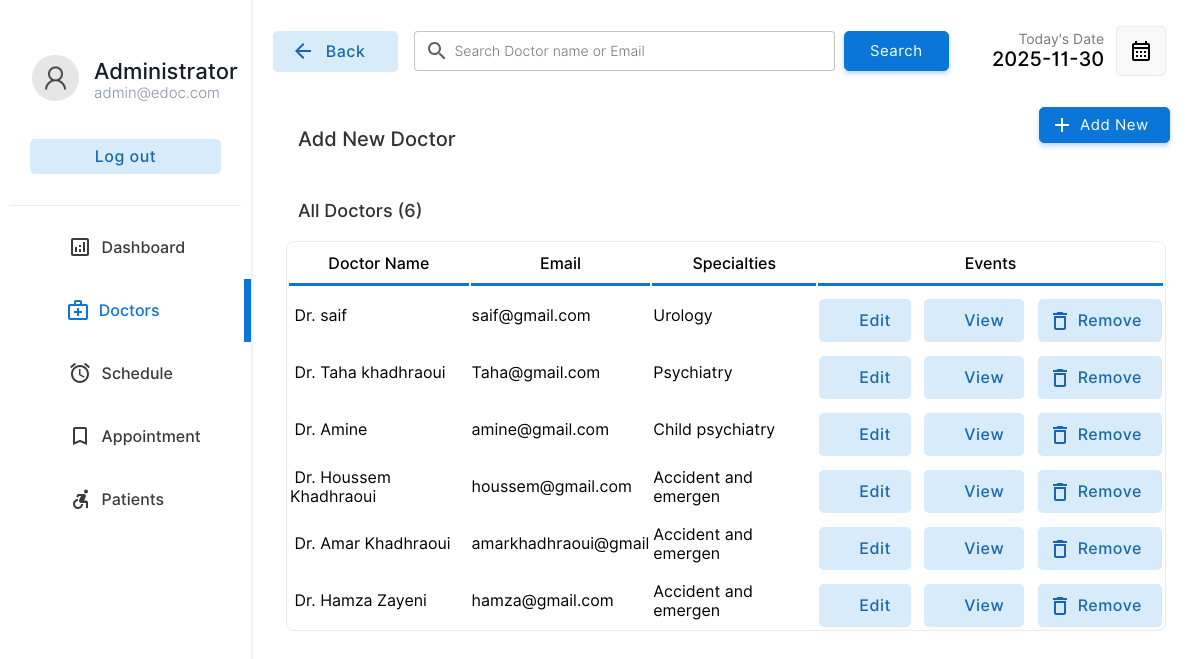
/doctor/doctors.php (signed in), run on the app's committed database.
### tables this page shows
CREATE TABLE IF NOT EXISTS `doctor` (
  `docid` int NOT NULL AUTO_INCREMENT,
  `docemail` varchar(255) DEFAULT NULL,
  `docname` varchar(255) DEFAULT NULL,
  `docpassword` varchar(255) DEFAULT NULL,
  `docnic` varchar(15) DEFAULT NULL,
  `doctel` varchar(15) DEFAULT NULL,
  `specialties` int DEFAULT NULL,
  PRIMARY KEY (`docid`),
  KEY `specialties` (`specialties`)
);

CREATE TABLE IF NOT EXISTS `specialties` (
  `id` int NOT NULL,
  `sname` varchar(50) DEFAULT NULL,
  PRIMARY KEY (`id`)
);

### doctor/doctors.php (the view, shortened to what this page needs)
<!DOCTYPE html>
<html lang="en">
<head>
    <link rel="stylesheet" href="../css/animations.css">
    <link rel="stylesheet" href="../css/main.css">
    <link rel="stylesheet" href="../css/admin.css">
</head>
<body>
    <?php
    include("../connection.php");
    ?>
    <div class="container">
        <div class="menu">
            <table class="menu-container" border="0">
                <tr>
                    <td style="padding:10px" colspan="2">
                        <table border="0" class="profile-container">
                            <tr>
                                <td width="30%" style="padding-left:20px" >
                                    <img src="../img/user.png" alt="" width="100%" style="border-radius:50%">
                                </td>
                                <td style="padding:0px;margin:0px;">
                                    <p class="profile-title">Administrator</p>
                                    <p class="profile-subtitle">admin@edoc.com</p>
                                </td>
                            </tr>
                            <tr>
                                <td colspan="2">
                                <a href="../logout.php" ><input type="button" value="Log out" class="logout-btn btn-primary-soft btn"></a>
                                </td>
                            </tr>
                    </table>
                    </td>
                </tr>
                <tr class="menu-row" >
                    <td class="menu-btn menu-icon-dashbord" >
                        <a href="index.php" class="non-style-link-menu"><div><p class="menu-text">Dashboard</p></a></div></a>
                <tr class="menu-row">
                    <td class="menu-btn menu-icon-doctor menu-active menu-icon-doctor-active">
                        <a href="doctors.php" class="non-style-link-menu non-style-link-menu-active"><div><p class="menu-text">Doctors</p></a></div>
                <tr class="menu-row" >
                    <td class="menu-btn menu-icon-schedule">
                        <a href="schedule.php" class="non-style-link-menu"><div><p class="menu-text">Schedule</p></div></a>
                    </td>
                </tr>
                <tr class="menu-row">
                    <td class="menu-btn menu-icon-appoinment">
                        <a href="appointment.php" class="non-style-link-menu"><div><p class="menu-text">Appointment</p></a></div>
                    </td>
                </tr>
                <tr class="menu-row" >
                    <td class="menu-btn menu-icon-patient">
                        <a href="patient.php" class="non-style-link-menu"><div><p class="menu-text">Patients</p></a></div>
                    </td>
                </tr>
        <div class="dash-body">
            <table border="0" width="100%" style=" border-spacing: 0;margin:0;padding:0;margin-top:25px; ">
                <tr >
                    <td width="13%">
                        <a href="doctors.php" ><button  class="login-btn btn-primary-soft btn btn-icon-back"  style="padding-top:11px;padding-bottom:11px;margin-left:20px;width:125px"><font class="tn-in-text">Back</font></button></a>
                    </td>
                    <td>
                        <form action="" method="post" class="header-search">
                            <input type="search" name="search" class="input-text header-searchbar" placeholder="Search Doctor name or Email" list="doctors">&nbsp;&nbsp;
                            <?php
                                $list11 = $database->query("select  docname,docemail from  doctor;");
?>
                            <input type="Submit" value="Search" class="login-btn btn-primary btn" style="padding-left: 25px;padding-right: 25px;padding-top: 10px;padding-bottom: 10px;">
                        </form>
                    </td>
                    <td width="15%">
                        <p style="font-size: 14px;color: rgb(119, 119, 119);padding: 0;margin: 0;text-align: right;">
                            Today's Date
                        </p>
                        <p class="heading-sub12" style="padding: 0;margin: 0;">
                            <?php
                        $date = date('Y-m-d');
                        echo $date;
                        ?>
                        </p>
                    </td>
                    <td width="10%">
                        <button  class="btn-label"  style="display: flex;justify-content: center;align-items: center;"><img src="../img/calendar.svg" width="100%"></button>
                    </td>
                </tr>
                <tr >
                    <td colspan="2" style="padding-top:30px;">
                        <p class="heading-main12" style="margin-left: 45px;font-size:20px;color:rgb(49, 49, 49)">Add New Doctor</p>
                    </td>
                    <td colspan="2">
                        <a href="?action=add&id=none&error=0" class="non-style-link"><button  class="login-btn btn-primary btn button-icon"  style="display: flex;justify-content: center;align-items: center;margin-left:75px;background-image: url('../img/icons/add.svg');">Add New</font></button>
                            </a></td>
                </tr>
                <tr>
                    <td colspan="4" style="padding-top:10px;">
                        <p class="heading-main12" style="margin-left: 45px;font-size:18px;color:rgb(49, 49, 49)">All Doctors (<?php echo $list11->num_rows; ?>)</p>
                    </td>
                </tr>
                <?php
                    if($_POST){
                        $keyword=$_POST["search"];
                        $sqlmain= "select * from doctor where docemail='$keyword' or docname='$keyword' or docname like '$keyword%' or docname like '%$keyword' or docname like '%$keyword%'";
                    }else{
                        $sqlmain= "select * from doctor order by docid desc";
                    }
                ?>
                <tr>
                   <td colspan="4">
                       <center>
                        <div class="abc scroll">
                        <table width="93%" class="sub-table scrolldown" border="0">
                        <thead>
                        <tr>
                                <th class="table-headin">
                                Doctor Name
                                </th>
                                <th class="table-headin">
                                    Email
                                </th>
                                <th class="table-headin">
                                    Specialties
                                </th>
                                <th class="table-headin">
                                    Events
                                </tr>
                        </thead>
                        <tbody>
                            <?php
                                $result= $database->query($sqlmain);
                                if($result->num_rows==0){
                                    echo '<tr>
                                    <td colspan="4">
                                    <br><br><br><br>
                                    <center>
                                    <img src="../img/notfound.svg" width="25%">
                                    <br>
                                    <p class="heading-main12" style="margin-left: 45px;font-size:20px;color:rgb(49, 49, 49)">We  couldnt find anything related to your keywords !</p>
                                    <a class="non-style-link" href="doctors.php"><button  class="login-btn btn-primary-soft btn"  style="display: flex;justify-content: center;align-items: center;margin-left:20px;">&nbsp; Show all Doctors &nbsp;</font></button>
                                    </a>
                                    </center>
                                    <br><br><br><br>
                                    </td>
                                    </tr>';
                                }
                                else{
                                for ( $x=0; $x<$result->num_rows;$x++){
                                    $row=$result->fetch_assoc();
                                    $docid=$row["docid"];
                                    $name=$row["docname"];
                                    $email=$row["docemail"];
                                    $spe=$row["specialties"];
                                    $spcil_res= $database->query("select sname from specialties where id='$spe'");
                                    $spcil_array= $spcil_res->fetch_assoc();
                                    $spcil_name=$spcil_array["sname"];
                                    echo '<tr>
                                        <td> &nbsp;'.
                                        substr($name,0,30)
                                        .'</td>
                                        <td>
                                        '.substr($email,0,20).'
                                        </td>
                                        <td>
                                            '.substr($spcil_name,0,20).'
                                        </td>
                                        <td>
                                        <div style="display:flex;justify-content: center;">
                                        <a href="?action=edit&id='.$docid.'&error=0" class="non-style-link"><button  class="btn-primary-soft btn button-icon btn-edit"  style="padding-left: 40px;padding-top: 12px;padding-bottom: 12px;margin-top: 10px;"><font class="tn-in-text">Edit</font></button></a>
                                        &nbsp;&nbsp;&nbsp;
                                        <a href="?action=view&id='.$docid.'" class="non-style-link"><button  class="btn-primary-soft btn button-icon btn-view"  style="padding-left: 40px;padding-top: 12px;padding-bottom: 12px;margin-top: 10px;"><font class="tn-in-text">View</font></button></a>
                                       &nbsp;&nbsp;&nbsp;
                                       <a href="?action=drop&id='.$docid.'&name='.$name.'" class="non-style-link"><button  class="btn-primary-soft btn button-icon btn-delete"  style="padding-left: 40px;padding-top: 12px;padding-bottom: 12px;margin-top: 10px;"><font class="tn-in-text">Remove</font></button></a>
                                        </div>
                                        </td>
                                    </tr>';
                                }
                            }
                            ?>
                            </tbody>
                        </table>
                        </div>
                        </center>
                   </td>
                </tr>
            </table>
        </div>
</body>
</html>

### css/main.css (style rules this page uses)
:root { --primarycolor: #0A76D8; --primarycolorhover: #006dd3; --btnice:#D8EBFA; --btnnicetext:#1b62b3; }
body { margin: 0; padding: 0; border-spacing: 0; font-family: 'Inter', sans-serif; }
.input-text { border-radius: 4px; border: 0.5px solid rgb(226, 226, 226); padding: 10px; width: 92%; transition: 0.2s; outline: none; }
.input-text { border: 1px solid #e9ecef; font-size: 14px; line-height: 26px; background-color: #fff; display: block; width: 100%; padding: .375rem .75rem; font-weight: 300; line-height: 1.5; color: #212529; background-color: #fff; background-clip: padding-box; -webkit-appearance: none; -moz-appearance: none; appearance: none; border-radius: .25rem; transition: border-color .15s ease-in-out,box-shadow .15s ease-in-out; }
.input-text::placeholder { font-family: 'Inter', sans-serif; }
.btn { cursor: pointer; padding: 8px 20px; outline: none; text-decoration: none; font-size: 15px; letter-spacing: 0.5px; transition: all 0.3s; border-radius: 5px; font-family: 'Inter', sans-serif; }
.btn-primary { background-color: var(--primarycolor) ; border: 1px solid var(--primarycolor) ; color: #fff ; box-shadow: 0 3px 5px 0 rgba(57,108,240,0.3); }
.btn-primary-soft { background-color: #D8EBFA ; color: #1969AA; font-weight: 500; font-size: 16px; border: none; }
.non-style-link:link, .non-style-link:visited, .non-style-link:hover, .non-style-link:active { text-decoration: none; color: rgb(43, 43, 43); }
.btn-label { margin-left: 10px; padding: 12px 12px; outline: none; text-decoration: none; font-size: 15px; letter-spacing: 0.5px; transition: all 0.3s; border-radius: 5px; background-color: #f0f0f073; border: 1px solid rgba(57,108,240,0.1) ; font-family: 'Inter', sans-serif; }
.sub-table { border: 1px solid #ebebeb; border-radius: 8px; }
.table-headin { font-size: 16px; font-weight: 500; padding: 10px; border-bottom: 3px solid var(--primarycolor); }
.abc { width: 100%; height: 550px; overflow: auto; }
input[type=search] { background-image: url('../img/search.svg'); background-position: 10px 50%; background-repeat: no-repeat; transition: 0.5s; padding: 8px 20px 8px 40px; }
.button-icon { background-position: 10px 50%; background-repeat: no-repeat; transition: 0.5s; padding: 8px 20px 8px 40px; }
.menu-btn { padding:6px; color: #3b3b3b; background-position: 30% 50%; background-repeat: no-repeat; transition: 0.5s; }
.menu-text { padding-left: 40%; font-weight: 500; font-size: 16px; }
.menu-active { color: var(--primarycolor); border-right: 7px solid var(--primarycolor); background-color: var(); }
.non-style-link-menu:link, .non-style-link-menu:visited, .non-style-link-menu:active { text-decoration: none; color: #3b3b3b; }
.non-style-link-menu-active:link, .non-style-link-menu-active:visited, .non-style-link-menu-active:active { text-decoration: none; color: var(--primarycolor); }
.menu-icon-dashbord { background-image: url('../img/icons/dashboard.svg'); }
.menu-icon-doctor { background-image: url('../img/icons/doctors.svg'); }
.menu-icon-schedule { background-image: url('../img/icons/schedule.svg'); }
.menu-icon-appoinment { background-image: url('../img/icons/book.svg'); }
.menu-icon-patient { background-image: url('../img/icons/patients.svg'); }
.menu-icon-doctor:hover,.menu-icon-doctor-active { color: var(--primarycolor); background-image: url('../img/icons/doctors-hover.svg'); }
.btn-icon-back { background-image: url('../img/icons/back-iceblue.svg'); background-position: 18px 50%; background-repeat: no-repeat; transition: 0.5s; padding: 8px 20px 8px 40px; }
.btn-edit { background-image: url('../img/icons/edit-iceblue.svg'); }
.btn-view { background-image: url('../img/icons/view-iceblue.svg'); }
.btn-delete { background-image: url('../img/icons/delete-iceblue.svg'); }

### doctor/doctors.php (style rules this page uses)
.sub-table { animation: transitionIn-Y-bottom 0.5s; }

### data on the page
doctor: docname "Dr. saif", docemail "saif@gmail.com", specialties.sname "Urology"
doctor: docname "Dr. Taha khadhraoui", docemail "Taha@gmail.com", specialties.sname "Psychiatry"
doctor: docname "Dr. Amine", docemail "amine@gmail.com", specialties.sname "Child psychiatry"
doctor: docname "Dr. Houssem Khadhraoui", docemail "houssem@gmail.com", specialties.sname "Accident and emergen"
doctor: docname "Dr. Amar Khadhraoui", docemail "amarkhadhraoui@gmail", specialties.sname "Accident and emergen"
doctor: docname "Dr. Hamza Zayeni", docemail "hamza@gmail.com", specialties.sname "Accident and emergen"

### other printed values
$list11->num_rows "6"
